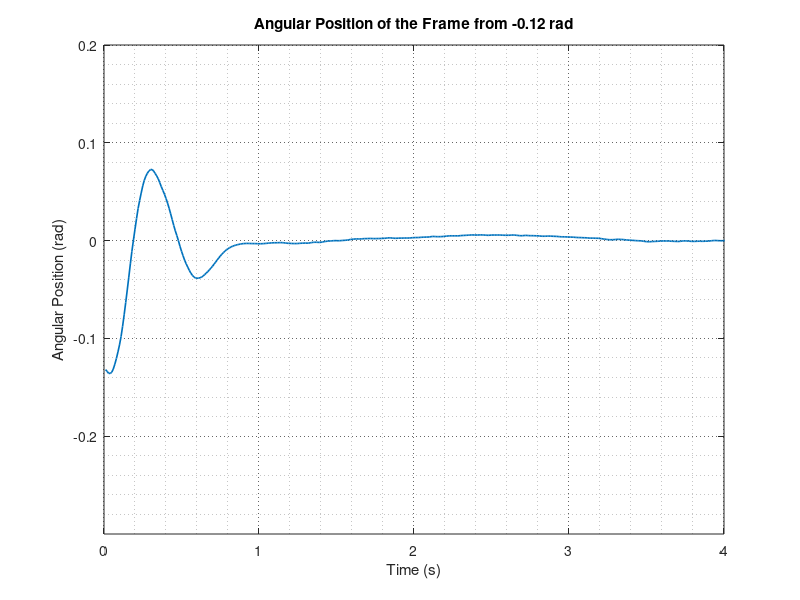
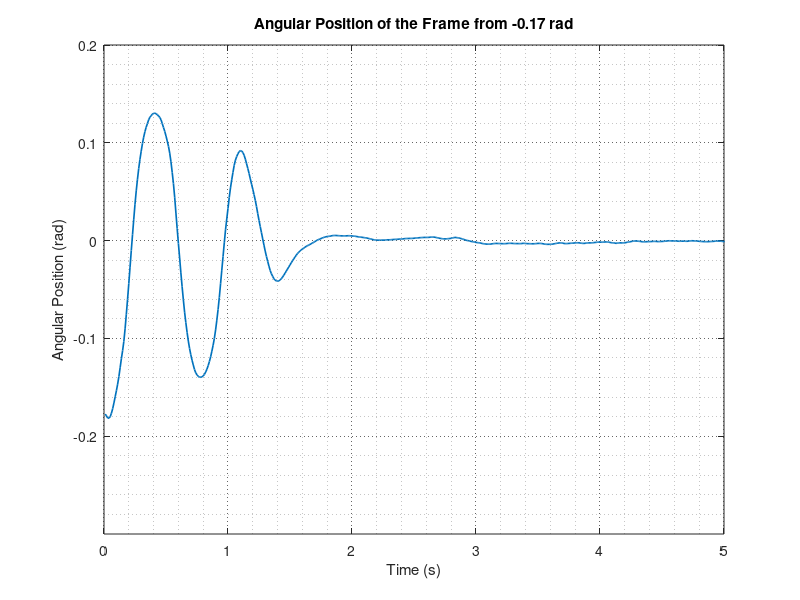
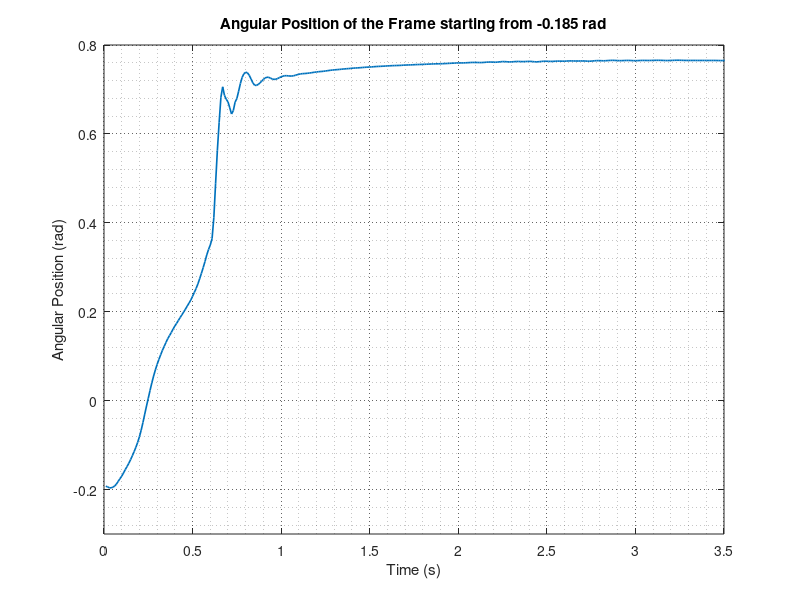

MATLAB code to generate these figures, in order:
%% Second Specification: Catching Angle
T=0.01;
Kt=0.0335;

% 0.12 rad
data12=csvread('testCatch_12.csv');
t12=data12(:,1)*T;
torque12=data12(:,2)*Kt;
wheel12=data12(:,4);
comp_angle12=data12(:,5);

figure(1);
plot(t12,comp_angle12,'linewidth',1.2);
title('Angular Position of the Frame from -0.12 rad');
grid on, grid minor;
set(gca,'GridLineStyle',':', 'GridColor', 'k', 'GridAlpha', .6)
xlabel('Time (s)');
ylabel('Angular Position (rad)');
axis([0 4 -0.3 0.2]);
hold off;

% 0.17 rad
data17=csvread('testCatch_17.csv');
t17=data17(:,1)*T;
torque17=data17(:,2)*Kt;
wheel17=data17(:,4);
comp_angle17=data17(:,5);

figure(2);
plot(t17,comp_angle17,'linewidth',1.2);
title('Angular Position of the Frame from -0.17 rad');
grid on, grid minor;
set(gca,'GridLineStyle',':', 'GridColor', 'k', 'GridAlpha', .6)
xlabel('Time (s)');
ylabel('Angular Position (rad)');
axis([0 5 -0.3 0.2]);
hold off;

% 0.185 rad
data185=csvread('testCatch_185.csv');
t185=data185(:,1)*T;
torque185=data185(:,2)*Kt;
wheel185=data185(:,4);
comp_angle185=data185(:,5);

figure(3);
plot(t185,comp_angle185,'linewidth',1.2);
title('Angular Position of the Frame starting from -0.185 rad');
grid on, grid minor;
set(gca,'GridLineStyle',':', 'GridColor', 'k', 'GridAlpha', .6)
xlabel('Time (s)');
ylabel('Angular Position (rad)');
axis([0 3.5 -0.3 0.8]);
hold off;
